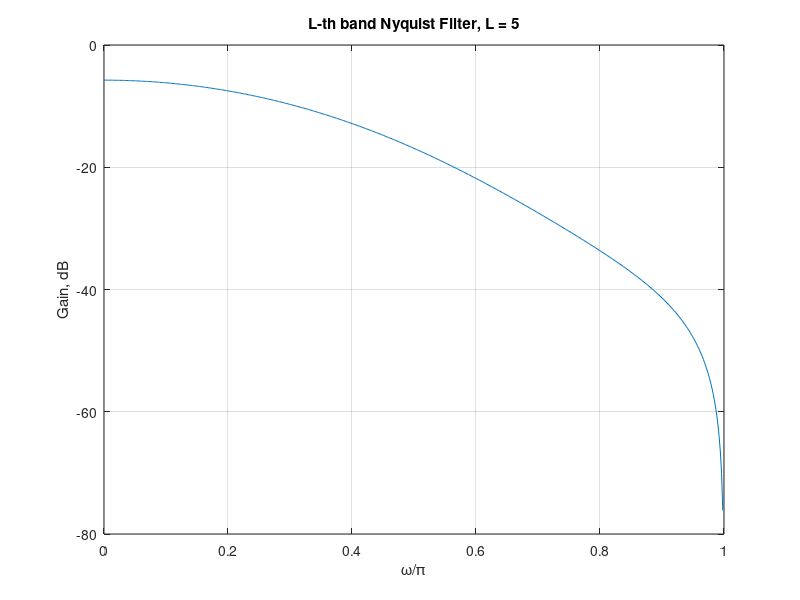

Source code (MATLAB):
% Program 13_8
% Design of Lth Band FIR Filter Using the
% Windowed Fourier Series Approach
%
N = input('Type in the filter order = ');
L = input('Type in the value of L = ');
n = -N/2:N/2;
% Generate the truncated impulse response of the ideal
% lowpass filter
b = sinc(n/L)/L;
% Generate the window sequence
win = hamming(N+1);
% Generate the coefficients of the windowed filter
c = b.*win';
% Plot the gain response of the windowed filter
[h,w] = freqz(c,1,512);
plot(w/pi,20*log10(abs(h)));grid
xlabel('\omega/\pi');ylabel('Gain, dB');
title(['L-th band Nyquist Filter, L = ',num2str(L),]);